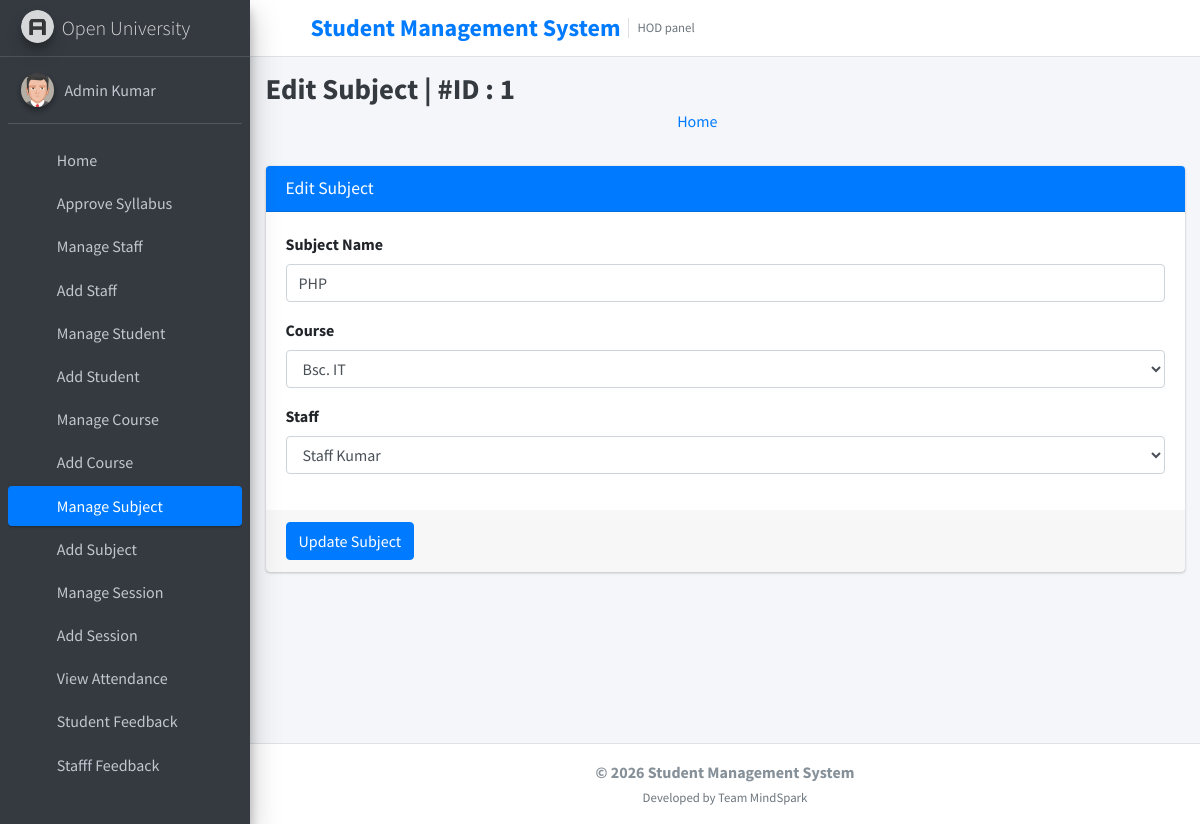
The page /edit_subject/1/ (signed in) on the database its author committed.
### student_management_app/models.py (models this page shows)
class CustomUser(AbstractUser):
    user_type_data = ((1, "HOD"), (2, "Staff"), (3, "Student"))
    user_type = models.CharField(default=1, choices=user_type_data, max_length=10)

class Subjects(models.Model):
    id =models.AutoField(primary_key=True)
    subject_name = models.CharField(max_length=255)
    course_id = models.ForeignKey(Courses, on_delete=models.CASCADE, default=1) #need to give defauult course
    staff_id = models.ForeignKey(CustomUser, on_delete=models.CASCADE)
    created_at = models.DateTimeField(auto_now_add=True)
    updated_at = models.DateTimeField(auto_now=True)
    objects = models.Manager()

class Courses(models.Model):
    id = models.AutoField(primary_key=True)
    course_name = models.CharField(max_length=255)
    created_at = models.DateTimeField(auto_now_add=True)
    updated_at = models.DateTimeField(auto_now=True)
    objects = models.Manager()

### student_management_app/HodViews.py (the view)
# urls.py: path('edit_subject/<subject_id>/', HodViews.edit_subject, name="edit_subject"),
def edit_subject(request, subject_id):
    subject = Subjects.objects.get(id=subject_id)
    courses = Courses.objects.all()
    staffs = CustomUser.objects.filter(user_type='2')
    context = {
        "subject": subject,
        "courses": courses,
        "staffs": staffs,
        "id": subject_id
    }
    return render(request, 'hod_template/edit_subject_template.html', context)

### student_management_app/LoginCheckMiddleWare.py (called while the page is built, shortened)
    def process_view(self, request, view_func, view_args, view_kwargs):
        modulename = view_func.__module__
        user = request.user
        if user.is_authenticated:
            if user.user_type == "1":
                if modulename == "student_management_app.HodViews":
                    pass
                elif modulename == "student_management_app.views" or modulename == "django.views.static":
                    pass
                else:
                    return redirect("admin_home")
            else:
                return redirect("login")
        else:
            if request.path == reverse("login") or request.path == reverse("doLogin"):
                pass
            else:
                return redirect("login")

### student_management_app/templates/hod_template/edit_subject_template.html (shortened to what this page needs)
{% extends 'hod_template/base_template.html' %}
{% block page_title %}
    Edit Subject | #ID : {{ subject.id }}
{% endblock page_title %}
{% block main_content %}
{% load static %}
<section class="content">
        <div class="container-fluid">
            <div class="row">
                <div class="col-md-12">
                    <div class="card card-primary">
                    <div class="card-header">
                        <h3 class="card-title">Edit Subject</h3>
                    </div>
                    <form role="form" method="POST" action="{% url 'edit_subject_save' %}">
                        <div class="card-body">
                            <div class="form-group">
                                <label>Subject Name </label>
                                <input type="text" class="form-control" name="subject" value="{{ subject.subject_name }}">
                            </div>
                            <div class="form-group">
                                <label>Course </label>
                                <select class="form-control" name="course">
                                    {% for course in courses %}
                                        <option value="{{ course.id }}" {% if course.id == subject.course_id.id %} selected {% endif %}>{{ course.course_name }}</option>
                                    {% endfor %}
                                </select>
                            </div>
                            <div class="form-group">
                                <label>Staff </label>
                                <select class="form-control" name="staff">
                                    {% for staff in staffs %}
                                        <option value="{{ staff.id }}" {% if staff.id == subject.staff_id.id %} selected {% endif %}>{{ staff.first_name }} {{ staff.last_name }}</option>
                                    {% endfor %}
                                </select>
                            </div>
                        </div>
                        <div class="card-footer">
                        <button type="submit" class="btn btn-primary">Update Subject</button>
                        </div>
                    </form>
                    </div>
                </div>
            </div>
        </div>
      </section>
  {% endblock main_content %}

### student_management_app/templates/hod_template/sidebar_template.html (shortened to what this page needs)
{% load static %}
<aside class="main-sidebar sidebar-dark-primary elevation-4">
      <a href="{% url 'admin_home' %}" class="brand-link">
        <img src="{% static 'dist/img/AdminLTELogo.png' %}" alt="AdminLTE Logo" class="brand-image img-circle elevation-3"
            style="opacity: .8">
        <span class="brand-text font-weight-light">Open University</span>
      </a>
      <div class="sidebar">
        <div class="user-panel mt-3 pb-3 mb-3 d-flex">
          <div class="image">
            <img src="{% static 'dist/img/user2-160x160.jpg' %}" class="img-circle elevation-2" alt="User Image">
          </div>
          <div class="info">
            <a href="{% url 'admin_profile' %}" class="d-block">{{ user.first_name }} {{ user.last_name }}</a>
          </div>
        </div>
        <nav class="mt-2">
          <ul class="nav nav-pills nav-sidebar flex-column" data-widget="treeview" role="menu" data-accordion="false">
<li class="nav-item">
  {% url 'admin_home' as admin_home %}
  <a href="{{ admin_home }}" class="nav-link {% if request.path == admin_home %} active {% endif %}">
    <i class="nav-icon fas fa-tachometer-alt"></i>
    <p>Home</p>
  </a>
</li>
<li class="nav-item">
  {% url 'manage_syllabus' as manage_syllabus_url %}
  <a href="{{ manage_syllabus_url }}"
     class="nav-link {% if request.resolver_match.url_name == 'manage_syllabus' or request.resolver_match.url_name == 'edit_syllabus' or request.resolver_match.url_name == 'add_syllabus' %}active{% endif %}">
    <i class="nav-icon fas fa-book-open"></i>
    <p>Approve Syllabus</p>
  </a>
</li>
            <li class="nav-item">
              {% url 'manage_staff' as manage_staff %}
              {% url 'edit_staff' staff_id=id as edit_staff %}
              <a href="{{ manage_staff }}" class="nav-link {% if request.path == manage_staff %} active {% endif %} {% if request.path == edit_staff %} active {% endif %}">
                <i class="nav-icon fas fa-chalkboard-teacher"></i>
                <p>
                  Manage Staff
                </p>
              </a>
            </li>
            <li class="nav-item">
              {% url 'add_staff' as add_staff %}
              <a href="{{ add_staff }}" class="nav-link {% if request.path == add_staff %} active {% endif %}">
                <i class="nav-icon fas fa-th"></i>
                <p>
                  Add Staff
                </p>
              </a>
            </li>
            <li class="nav-item">
              {% url 'manage_student' as manage_student %}
              {% url 'edit_student' student_id=id as edit_student %}
              <a href="{{ manage_student }}" class="nav-link {% if request.path == manage_student %} active {% endif %} {% if request.path == edit_student %} active {% endif %}">
                <i class="nav-icon fas fa-user-graduate"></i>
                <p>
                  Manage Student
                </p>
              </a>
            </li>
            <li class="nav-item">
              {% url 'add_student' as add_student %}
              <a href="{{ add_student }}" class="nav-link {% if request.path == add_student %} active {% endif %}">
                <i class="nav-icon fas fa-th"></i>
                <p>
                  Add Student
                </p>
              </a>
            </li>
            <li class="nav-item">
              {% url 'manage_course' as manage_course %}
              {% url 'edit_course' course_id=id as edit_course %}
              <a href="{{ manage_course }}" class="nav-link {% if request.path == manage_course %} active {% endif %} {% if request.path == edit_course %} active {% endif %}">
                <i class="nav-icon fas fa-chalkboard"></i>
                <p>
                  Manage Course
                </p>
              </a>
            </li>
            <li class="nav-item">
            {% url 'add_course' as add_course %}
              <a href="{{ add_course }}" class="nav-link {% if request.path == add_course %} active {% endif %}">
                <i class="nav-icon fas fa-th"></i>
                <p>
                  Add Course
                </p>
              </a>
            </li>
            <li class="nav-item">
              {% url 'manage_subject' as manage_subject %}
              {% url 'edit_subject' subject_id=id as edit_subject %}
              <a href="{{ manage_subject }}" class="nav-link {% if request.path == manage_subject %} active {% endif %} {% if request.path == edit_subject %} active {% endif %}">
                <i class="nav-icon fas fa-book"></i>
                <p>
                  Manage Subject
                </p>
              </a>
            </li>
            <li class="nav-item">
              {% url 'add_subject' as add_subject %}
              <a href="{{ add_subject }}" class="nav-link {% if request.path == add_subject %} active {% endif %}">
                <i class="nav-icon fas fa-th"></i>
                <p>
                  Add Subject
                </p>
              </a>
            </li>
            <li class="nav-item">
              {% url 'manage_session' as manage_session %}
              {% url 'edit_session' session_id=id as edit_session %}
              <a href="{{ manage_session }}" class="nav-link {% if request.path == manage_session %} active {% endif %} {% if request.path == edit_session %} active {% endif %}">
                <i class="nav-icon fas fa-graduation-cap"></i>
                <p>
                  Manage Session
                </p>
              </a>
            </li>
            <li class="nav-item">
              {% url 'add_session' as add_session %}
              <a href="{{ add_session }}" class="nav-link {% if request.path == add_session %} active {% endif %}">
                <i class="nav-icon fas fa-th"></i>
                <p>
                  Add Session
                </p>
              </a>
            </li>
            <li class="nav-item">
              {% url 'admin_view_attendance' as admin_view_attendance %}
              <a href="{{ admin_view_attendance }}" class="nav-link {% if request.path == admin_view_attendance %} active {% endif %}">
                <i class="nav-icon fas fa-calendar-alt"></i>
                <p>
                  View Attendance
                </p>
              </a>
            </li>
            <li class="nav-item">
              {% url 'student_feedback_message' as student_feedback_message %}
              <a href="{{ student_feedback_message }}" class="nav-link {% if request.path == student_feedback_message %} active {% endif %}">
                <i class="nav-icon fas fa-th"></i>
                <p>
                  Student Feedback
                </p>
              </a>
            </li>
            <li class="nav-item">
              {% url 'staff_feedback_message' as staff_feedback_message %}
              <a href="{{ staff_feedback_message }}" class="nav-link {% if request.path == staff_feedback_message %} active {% endif %}">
                <i class="nav-icon fas fa-th"></i>
                <p>
                  Stafff Feedback
                </p>
              </a>
            </li>
            <li class="nav-item">
              {% url 'student_leave_view' as student_leave_view %}
              <a href="{{ student_leave_view }}" class="nav-link {% if request.path == student_leave_view %} active {% endif %}">
                <p>
                </p>
              </a>
            </li>
          </ul>
        </nav>
      </div>
    </aside>

### student_management_app/templates/hod_template/base_template.html (style rules this page uses)
.content-wrapper > .content { padding-top: 0.5rem; padding-bottom: 1.5rem; }

### rows shown on the page
CustomUser: first_name "Admin", last_name "Kumar"
Subjects: id "1", subject "PHP", course "Bsc. IT", staff "Staff Kumar"
